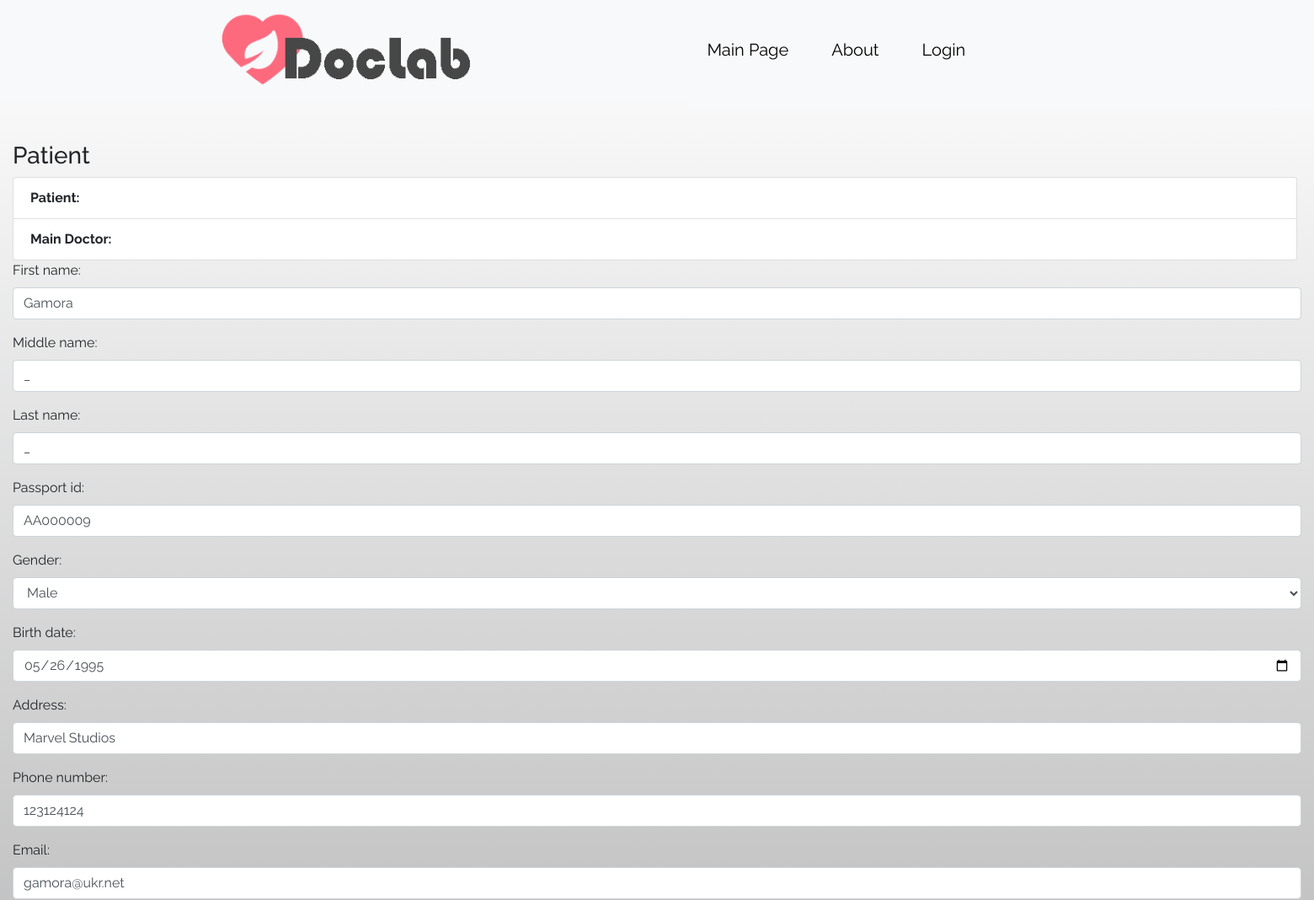
/doctor/patient/4/update/ (upper part), run on an earlier commit of the app's database.
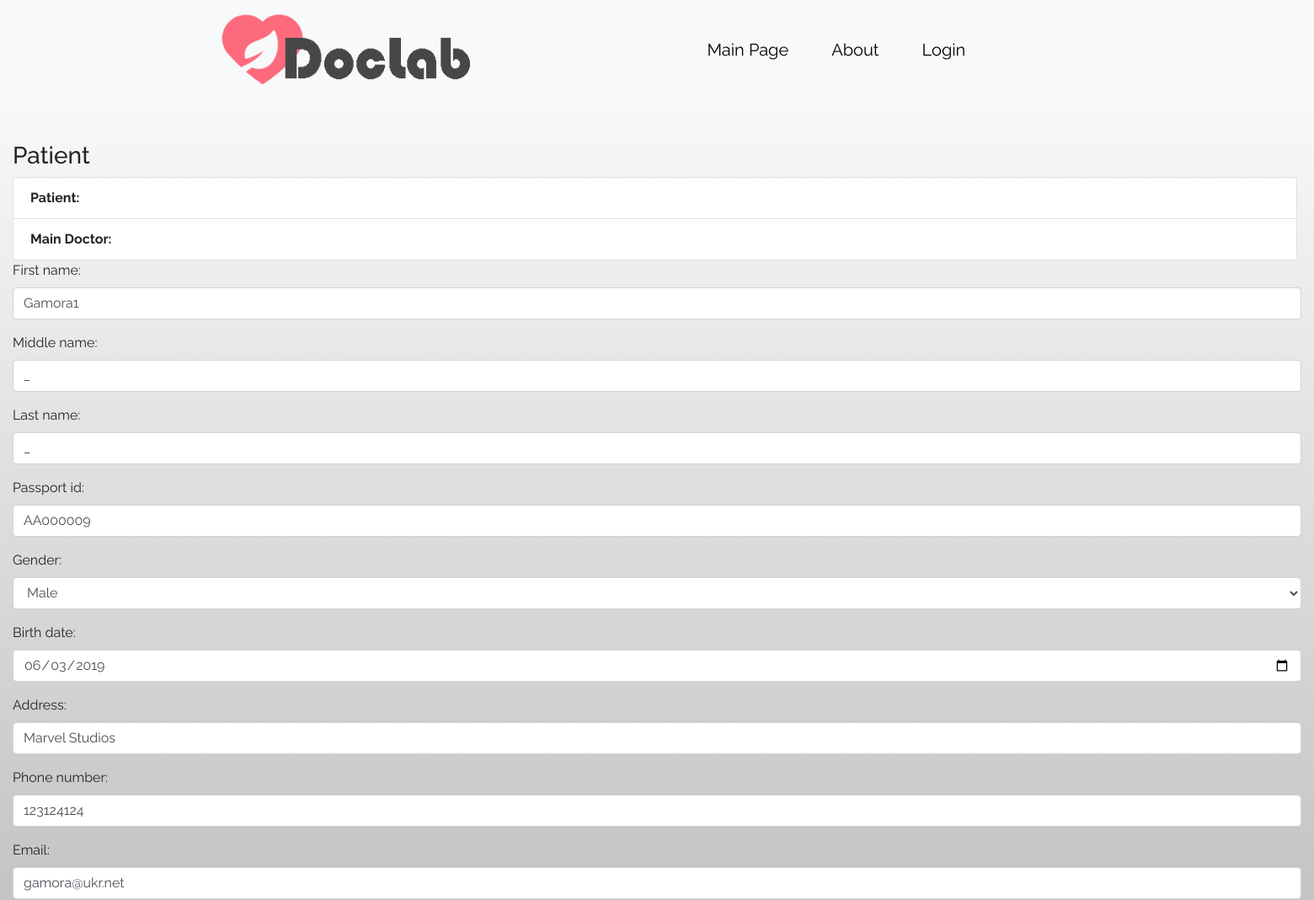
And on a later commit of the database.
### doctor/models.py (models this page shows, shortened)
class Patient(models.Model):
    BLOOD_TYPE = (
        (0, 'O+'),
        (1, 'O-'),
        (2, 'B-'),
        (3, 'B+'),
        (4, 'A-'),
        (5, 'A+'),
        (6, 'AB-'),
        (7, 'AB+')
    )
    GENDER = (
        (0, 'Male'),
        (1, 'Female')
    )
    first_name = models.CharField(max_length=45)
    middle_name = models.CharField(max_length=45)
    last_name = models.CharField(max_length=45)
    passport_id = models.CharField(max_length=8, default='AA000000')
    gender = models.BooleanField(choices=GENDER, default=0)
    birth_date = models.DateField(blank=True, default=timezone.now)
    address = models.CharField(max_length=90, blank=True)
    phone_number = models.CharField(max_length=15, blank=True)
    email = models.CharField(max_length=254, blank=True)
    blood_type = models.IntegerField(choices=BLOOD_TYPE)
    notes = models.TextField(max_length=1000, blank=True)
    doctor_id = models.ForeignKey(Doctor, on_delete=models.SET_NULL, null=True)

### doctor/views.py (the view)
# urls.py: path('patient/<int:pk>/update/', views.patient_update_form_view, name='update_patient'),
def patient_update_form_view(request, pk):
    pat = Patient.objects.get(pk=pk)
    form = PatientForm(instance=pat)
    if request.method == 'POST':
        form = PatientForm(request.POST, instance=pat)
        if form.is_valid():
            form.save()
    context = {
        'form': form
    }
    if form.is_valid():
        data = form.save()
        return HttpResponseRedirect(reverse('doctor:patient_details',
                                            kwargs={'pk': data.pk}))
    return render(request, 'doctor/forms/patient_form.html', context)

### doctor/templates/doctor/forms/patient_form.html (shortened to what this page needs)
{% extends 'extends/base.html' %}
{% block content %}
    <div class="container-fluid">
        <h3>Patient</h3>
        <ul class="list-group">
            <li class="list-group-item"><b>Patient:</b>  {{ user.pat_ref }}</li>
            <li class="list-group-item"><b>Main Doctor:</b>  {{ user.doc_ref }}</li>
        </ul>
        <form method="post">
            {{ form.as_p }}
        </form>
    </div>
{% endblock %}

What changed in the data, as far as the page shows it:
changed Patient "AA000009": first_name "Gamora" → "Gamora1"; birth_date "05/26/1995" → "06/03/2019"
